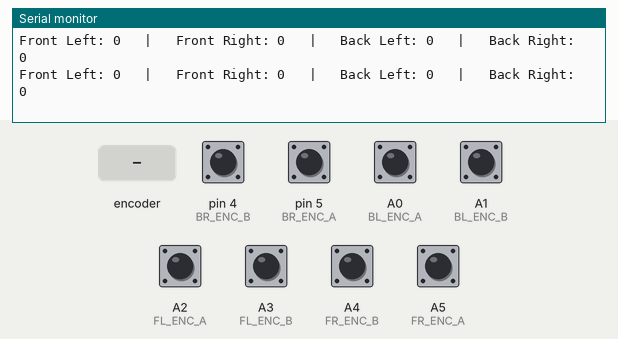
A sketch run on a simulated Arduino Uno, built with avr-gcc and run on an emulated ATmega328P. On the bench: the last lines printed to the serial monitor. The test bench sets the inputs (shaded band); at power-on: A0 (BL_ENC_A), A1 (BL_ENC_B), A2 (FL_ENC_A), A3 (FL_ENC_B), A4 (FR_ENC_B), A5 (FR_ENC_A), pin 4 (BR_ENC_B), pin 5 (BR_ENC_A) HIGH.

Above: at 1.2 s.
1.3 s: A0 (BL_ENC_A) pulled LOW for 0.15 s
At 1.58 s:
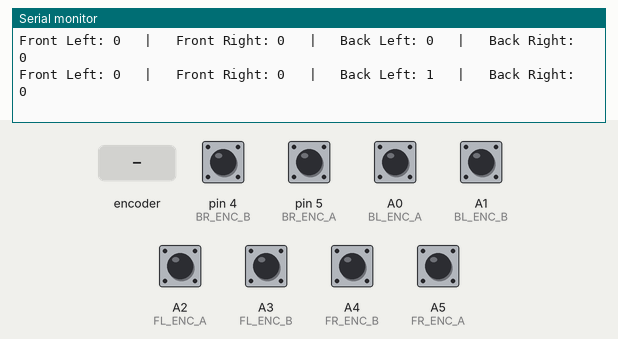
2.9 s: A2 (FL_ENC_A) pulled LOW for 1 s
At 3.19 s:
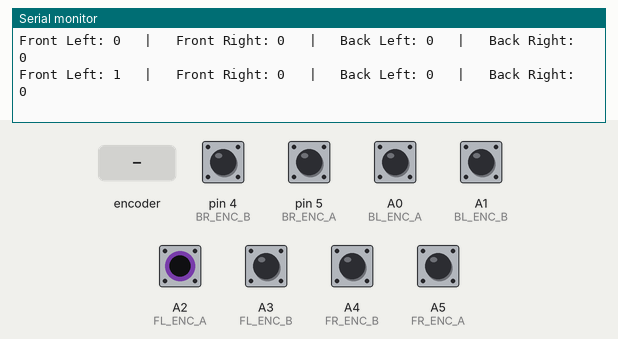
5.4 s: rotary encoder on pin 5 (BR_ENC_A) / A3 (FL_ENC_B) turned 3 steps (first pin leading)
At 5.77 s:
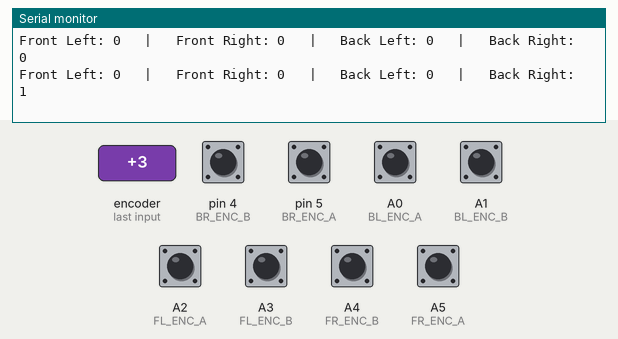
9.0 s: A5 (FR_ENC_A) pulled LOW for 0.15 s
At 9.15 s:
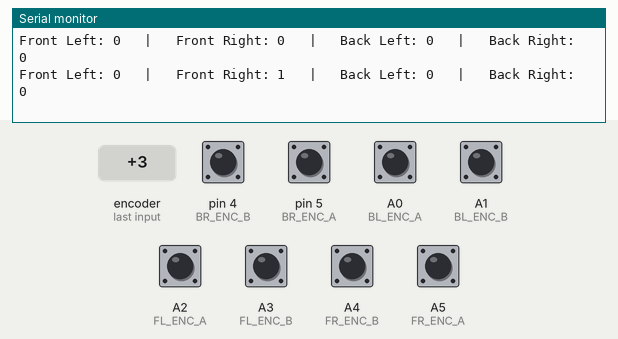

Measured:
- after the input at 1.3 s, the serial monitor: prints a new line after 0.14 s (image 1)
- after the input at 2.9 s, the serial monitor: prints a new line after 0.15 s (image 2)
- after the input at 5.4 s, the serial monitor: prints a new line after 0.23 s (image 3)
- after the input at 9.0 s, the serial monitor: prints a new line at once (image 4)

The sketch:

Raw_Ticks_Tesing_1.ino
```cpp
// --- INDIVIDUAL WHEEL RAW TICK TESTER ---
// Goal: Spin each wheel by hand to verify direction.

// --- 1. PIN DEFINITIONS ---
// I have set these to the "Corrected" settings we discussed.
// If a wheel counts backwards, swap the two numbers for that wheel here.

// Front Left
const int FL_ENC_A = A2;
const int FL_ENC_B = A3;

// Front Right
const int FR_ENC_A = A5;
const int FR_ENC_B = A4;

// Back Right
const int BR_ENC_A = 5;
const int BR_ENC_B = 4;

// Back Left
const int BL_ENC_A = A0;
const int BL_ENC_B = A1;

// --- 2. VARIABLES ---
long pos_FL = 0;
long pos_FR = 0;
long pos_BL = 0;
long pos_BR = 0;

int last_FL = 0; int last_FR = 0;
int last_BL = 0; int last_BR = 0;

void setup() {
  Serial.begin(9600);

  // Set pins to Input with Pullup (Prevents "floating" signals)
  pinMode(FL_ENC_A, INPUT_PULLUP); pinMode(FL_ENC_B, INPUT_PULLUP);
  pinMode(FR_ENC_A, INPUT_PULLUP); pinMode(FR_ENC_B, INPUT_PULLUP);
  pinMode(BR_ENC_A, INPUT_PULLUP); pinMode(BR_ENC_B, INPUT_PULLUP);
  pinMode(BL_ENC_A, INPUT_PULLUP); pinMode(BL_ENC_B, INPUT_PULLUP);

  // Read initial state
  last_FL = digitalRead(FL_ENC_A);
  last_FR = digitalRead(FR_ENC_A);
  last_BR = digitalRead(BR_ENC_A);
  last_BL = digitalRead(BL_ENC_A);

  Serial.println("--- RAW TICK TEST START ---");
  Serial.println("1. Lift Robot.");
  Serial.println("2. Spin ONE wheel Forward.");
  Serial.println("3. Verify number goes POSITIVE (+).");
}

void loop() {
  // Read all encoders continuously
  readEncoder(FL_ENC_A, FL_ENC_B, last_FL, pos_FL);
  readEncoder(FR_ENC_A, FR_ENC_B, last_FR, pos_FR);
  readEncoder(BR_ENC_A, BR_ENC_B, last_BR, pos_BR);
  readEncoder(BL_ENC_A, BL_ENC_B, last_BL, pos_BL);

  // Print Output (Only every 150ms to keep screen readable)
  static unsigned long last_print = 0;
  if (millis() - last_print > 150) {
    Serial.print("Front Left: "); Serial.print(pos_FL);
    Serial.print("   |   Front Right: "); Serial.print(pos_FR);
    Serial.print("   |   Back Left: "); Serial.print(pos_BL);
    Serial.print("   |   Back Right: "); Serial.println(pos_BR);
    last_print = millis();
  }
}

// Logic to count ticks
void readEncoder(int pinA, int pinB, int &lastState, long &count) {
  int currentState = digitalRead(pinA);

  // If Pin A changed...
  if (currentState != lastState) {
    // Check Pin B to determine direction
    if (digitalRead(pinB) != currentState) {
      count++; // Forward
    } else {
      count--; // Backward
    }
  }
  lastState = currentState;
}
```
